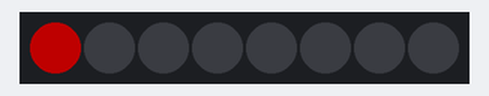
Bench run of a sketch on a simulated Arduino Uno, built with avr-gcc and run on an emulated ATmega328P. On the bench: 8 RGB LEDs in strip order, left to right. Dim RGB values are drawn brighter than linear.

Above: at 0.07 s.
At 0.67 s:
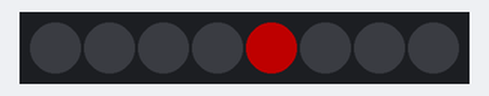
At 1.28 s:
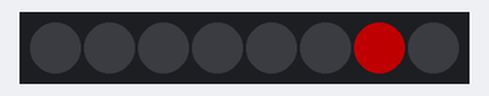
At 1.73 s:
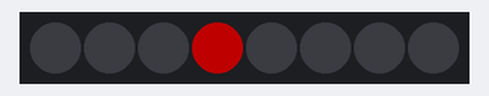
At 2.48 s:
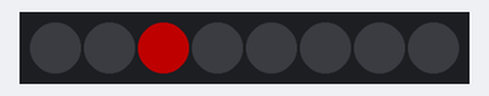
Timing chart, 0 to 40.0 s (numbered marks = the images above):
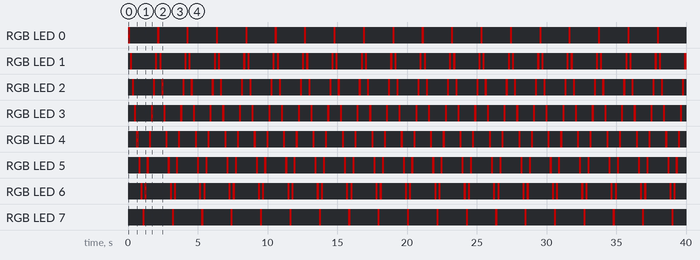

The sketch:

Practical_03.ino
```cpp
#include <Adafruit_NeoPixel.h>

#define LED_PIN 11
#define NUMPIXELS 8

Adafruit_NeoPixel pixels(NUMPIXELS, LED_PIN, NEO_GRB + NEO_KHZ800);

void setup() {
  pixels.begin();
  pixels.setBrightness(80);
}

void loop() {

  // Forward
  for (int i = 0; i < NUMPIXELS; i++) {
    pixels.clear();
    pixels.setPixelColor(i, pixels.Color(255, 0, 0));
    pixels.show();
    delay(150);
  }

  // Backward
  for (int i = NUMPIXELS - 2; i > 0; i--) {
    pixels.clear();
    pixels.setPixelColor(i, pixels.Color(255, 0, 0));
    pixels.show();
    delay(150);
  }
}
```

Measured:
- by itself, RGB LED 0, RGB LED 7: alternates RGB(80, 0, 0) for 0.15 s and off for 2.0 s
- by itself, RGB LED 1: repeats every 2.1 s: off 1.7 s, RGB(80, 0, 0) 0.15 s, off 0.15 s, RGB(80, 0, 0) 0.15 s
- by itself, RGB LED 2: repeats every 2.1 s: off 1.4 s, RGB(80, 0, 0) 0.15 s, off 0.45 s, RGB(80, 0, 0) 0.15 s
- by itself, RGB LED 3: repeats every 2.1 s: off 1.1 s, RGB(80, 0, 0) 0.15 s, off 0.75 s, RGB(80, 0, 0) 0.15 s
- by itself, RGB LED 4: repeats every 2.1 s: off 0.75 s, RGB(80, 0, 0) 0.15 s, off 1.1 s, RGB(80, 0, 0) 0.15 s
- by itself, RGB LED 5: repeats every 2.1 s: off 0.45 s, RGB(80, 0, 0) 0.15 s, off 1.4 s, RGB(80, 0, 0) 0.15 s
- by itself, RGB LED 6: repeats every 2.1 s: off 0.15 s, RGB(80, 0, 0) 0.15 s, off 1.7 s, RGB(80, 0, 0) 0.15 s
